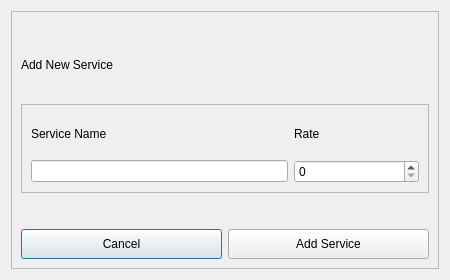
<?xml version="1.0" encoding="UTF-8"?>
<ui version="4.0">
 <class>Dialog</class>
 <widget class="QDialog" name="Dialog">
  <property name="geometry">
   <rect>
    <x>0</x>
    <y>0</y>
    <width>450</width>
    <height>280</height>
   </rect>
  </property>
  <property name="minimumSize">
   <size>
    <width>450</width>
    <height>280</height>
   </size>
  </property>
  <property name="maximumSize">
   <size>
    <width>450</width>
    <height>280</height>
   </size>
  </property>
  <property name="windowTitle">
   <string>Dialog</string>
  </property>
  <layout class="QGridLayout" name="gridLayout">
   <item row="2" column="0">
    <widget class="QFrame" name="outer_frame">
     <property name="frameShape">
      <enum>QFrame::StyledPanel</enum>
     </property>
     <property name="frameShadow">
      <enum>QFrame::Raised</enum>
     </property>
     <layout class="QGridLayout" name="gridLayout_3">
      <item row="3" column="0" colspan="2">
       <spacer name="vs_4">
        <property name="orientation">
         <enum>Qt::Vertical</enum>
        </property>
        <property name="sizeType">
         <enum>QSizePolicy::Fixed</enum>
        </property>
        <property name="sizeHint" stdset="0">
         <size>
          <width>409</width>
          <height>30</height>
         </size>
        </property>
       </spacer>
      </item>
      <item row="1" column="0" colspan="2">
       <widget class="QLabel" name="add_new_service_label">
        <property name="minimumSize">
         <size>
          <width>0</width>
          <height>40</height>
         </size>
        </property>
        <property name="text">
         <string>Add New Service</string>
        </property>
       </widget>
      </item>
      <item row="4" column="0">
       <widget class="QPushButton" name="cancel_button">
        <property name="minimumSize">
         <size>
          <width>0</width>
          <height>30</height>
         </size>
        </property>
        <property name="cursor">
         <cursorShape>PointingHandCursor</cursorShape>
        </property>
        <property name="text">
         <string>Cancel</string>
        </property>
       </widget>
      </item>
      <item row="0" column="0" colspan="2">
       <spacer name="vs_2">
        <property name="orientation">
         <enum>Qt::Vertical</enum>
        </property>
        <property name="sizeType">
         <enum>QSizePolicy::Fixed</enum>
        </property>
        <property name="sizeHint" stdset="0">
         <size>
          <width>409</width>
          <height>10</height>
         </size>
        </property>
       </spacer>
      </item>
      <item row="4" column="1">
       <widget class="QPushButton" name="add_service_button">
        <property name="minimumSize">
         <size>
          <width>0</width>
          <height>30</height>
         </size>
        </property>
        <property name="cursor">
         <cursorShape>PointingHandCursor</cursorShape>
        </property>
        <property name="text">
         <string>Add Service</string>
        </property>
       </widget>
      </item>
      <item row="2" column="0" colspan="2">
       <widget class="QFrame" name="contents_frame">
        <property name="frameShape">
         <enum>QFrame::StyledPanel</enum>
        </property>
        <property name="frameShadow">
         <enum>QFrame::Raised</enum>
        </property>
        <layout class="QGridLayout" name="gridLayout_2">
         <item row="2" column="1">
          <widget class="QLabel" name="rate_label">
           <property name="minimumSize">
            <size>
             <width>125</width>
             <height>40</height>
            </size>
           </property>
           <property name="text">
            <string>Rate</string>
           </property>
           <property name="alignment">
            <set>Qt::AlignLeading|Qt::AlignLeft|Qt::AlignVCenter</set>
           </property>
          </widget>
         </item>
         <item row="2" column="0">
          <widget class="QLabel" name="service_name_label">
           <property name="minimumSize">
            <size>
             <width>0</width>
             <height>40</height>
            </size>
           </property>
           <property name="text">
            <string>Service Name</string>
           </property>
           <property name="alignment">
            <set>Qt::AlignLeading|Qt::AlignLeft|Qt::AlignVCenter</set>
           </property>
          </widget>
         </item>
         <item row="4" column="1">
          <widget class="QSpinBox" name="rate_spinbox">
           <property name="maximum">
            <number>999999999</number>
           </property>
          </widget>
         </item>
         <item row="4" column="0">
          <widget class="QLineEdit" name="service_name_lineedit"/>
         </item>
        </layout>
       </widget>
      </item>
     </layout>
    </widget>
   </item>
  </layout>
 </widget>
 <resources/>
 <connections/>
</ui>
